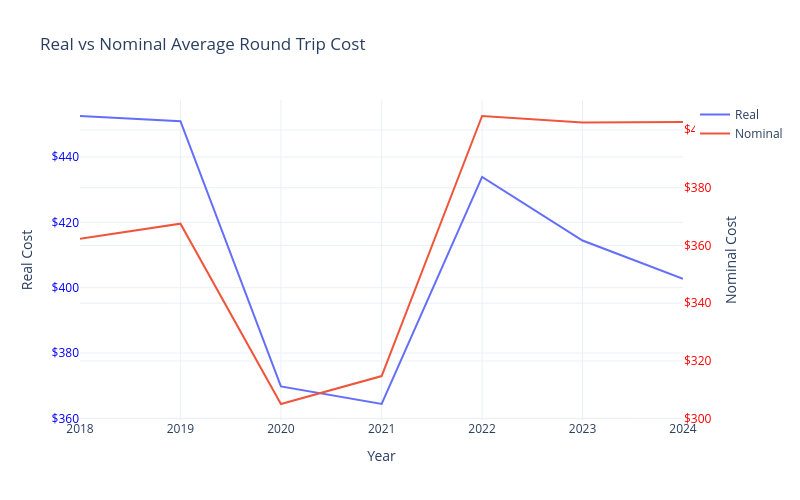

The notebook cell saved with this chart:
### Code cell
fig = go.Figure()

# First line (left y-axis)
fig.add_trace(go.Scatter(
    x=fare['Year'],
    y=fare['Real'],
    name='Real',
    mode='lines'
))

# Second line (right y-axis)
fig.add_trace(go.Scatter(
    x=fare['Year'],
    y=fare['Nominal'],
    name='Nominal',
    mode='lines',
    yaxis='y2'
))

# Layout (this replaces plt + labels + title)
fig.update_layout(    
    title='Real vs Nominal Average Round Trip Cost',
    xaxis=dict(title='Year'),
    yaxis=dict(title='Real Cost', tickprefix='$', tickfont=dict(color='blue'),),
    yaxis2=dict(
        title='Nominal Cost',
        tickprefix='$',
        tickfont=dict(color='red'),
        overlaying='y',
        side='right'
    ),
    
    width=800,
    height=500,
    template='plotly_white'
)

fig.show()

### Figure 1 — Plotly figure (JSON) as saved in the notebook; plotly's stock layout.template omitted (floating-point values rounded to 4 significant figures)
{"data": [{"mode": "lines", "name": "Real", "type": "scatter", "x": ["2024-01-01T00:00:00.000000000", "2023-01-01T00:00:00.000000000", "2022-01-01T00:00:00.000000000", "2021-01-01T00:00:00.000000000", "2020-01-01T00:00:00.000000000", "2019-01-01T00:00:00.000000000", "2018-01-01T00:00:00.000000000"], "y": [402.7, 414.5, 433.9, 364.4, 369.8, 451.0, 452.6]}, {"mode": "lines", "name": "Nominal", "type": "scatter", "x": ["2024-01-01T00:00:00.000000000", "2023-01-01T00:00:00.000000000", "2022-01-01T00:00:00.000000000", "2021-01-01T00:00:00.000000000", "2020-01-01T00:00:00.000000000", "2019-01-01T00:00:00.000000000", "2018-01-01T00:00:00.000000000"], "y": [402.7, 402.6, 404.8, 314.8, 305.1, 367.6, 362.3], "yaxis": "y2"}], "layout": {"height": 500, "title": {"text": "Real vs Nominal Average Round Trip Cost"}, "width": 800, "xaxis": {"title": {"text": "Year"}}, "yaxis": {"tickfont": {"color": "blue"}, "tickprefix": "$", "title": {"text": "Real Cost"}}, "yaxis2": {"overlaying": "y", "side": "right", "tickfont": {"color": "red"}, "tickprefix": "$", "title": {"text": "Nominal Cost"}}}}
